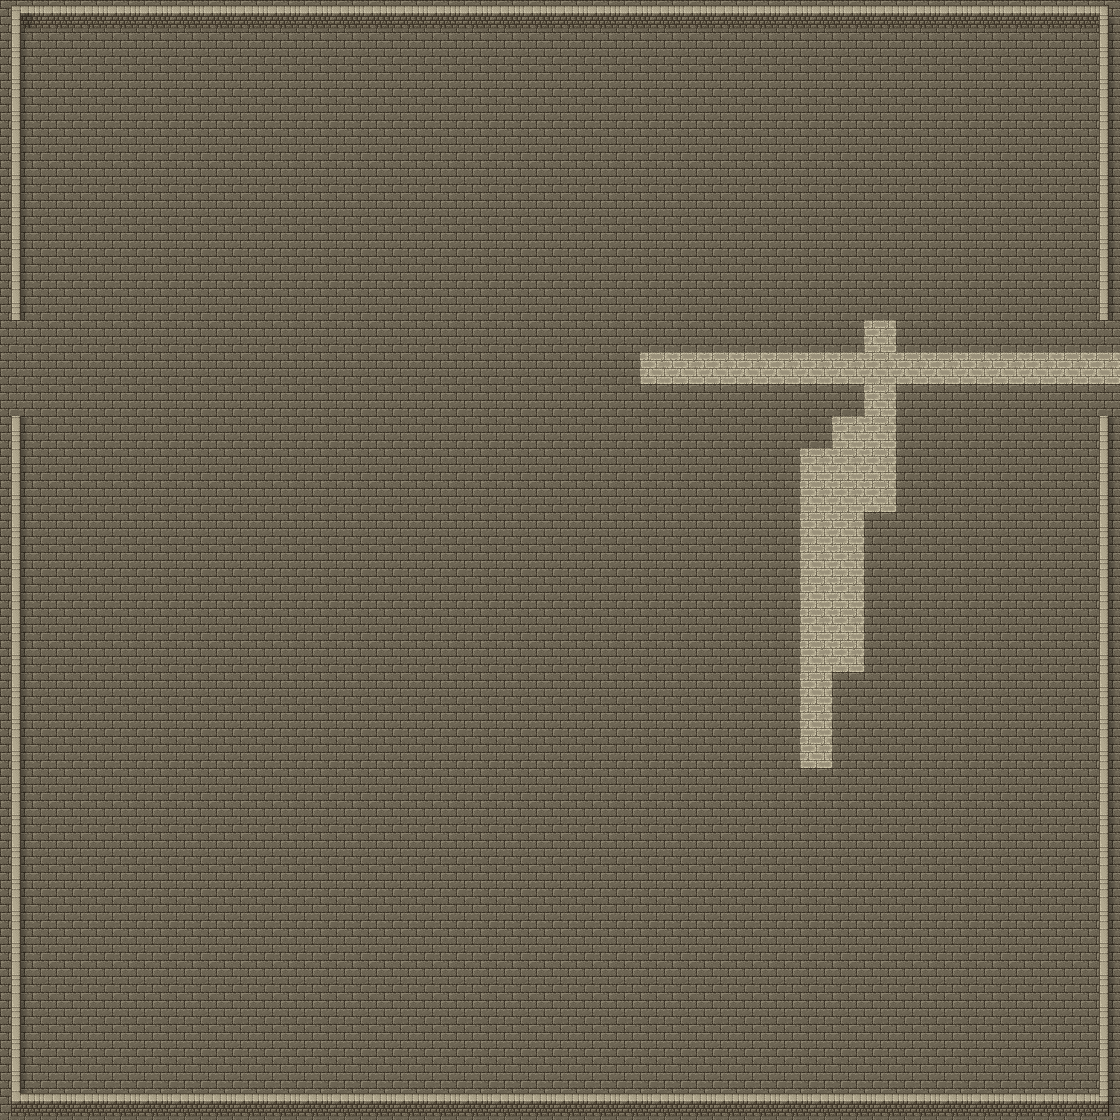

Below is a game level as drawn by its tile map, then a one-line description and the .tmx that defines it (tile-layer data replaced by summaries):
An orthogonal 35x35 tile map with 32x32 px tiles, 3 tile layers (Capa de patrones 1, Capa de patrones 2, Capa de patrones 3).

<map version="1.10" tiledversion="1.11.2" orientation="orthogonal" renderorder="right-down" width="35" height="35" tilewidth="32" tileheight="32" infinite="0" nextlayerid="6" nextobjectid="16">
 <tileset firstgid="1" source="[Base]BaseChip_pipo.tsx" />
 <layer id="1" name="Capa de patrones 1" width="35" height="35">
  <data>[1225 cells, 1225 non-empty, 1 distinct tile ids]</data>
 </layer>
 <layer id="2" name="Capa de patrones 2" width="35" height="35">
  <data>[1225 cells, 168 non-empty, 7 distinct tile ids]</data>
 </layer>
 <layer id="4" name="Capa de patrones 3" width="35" height="35">
  <data>[1225 cells, 0 non-empty, 0 distinct tile ids]</data>
 </layer>
</map>
